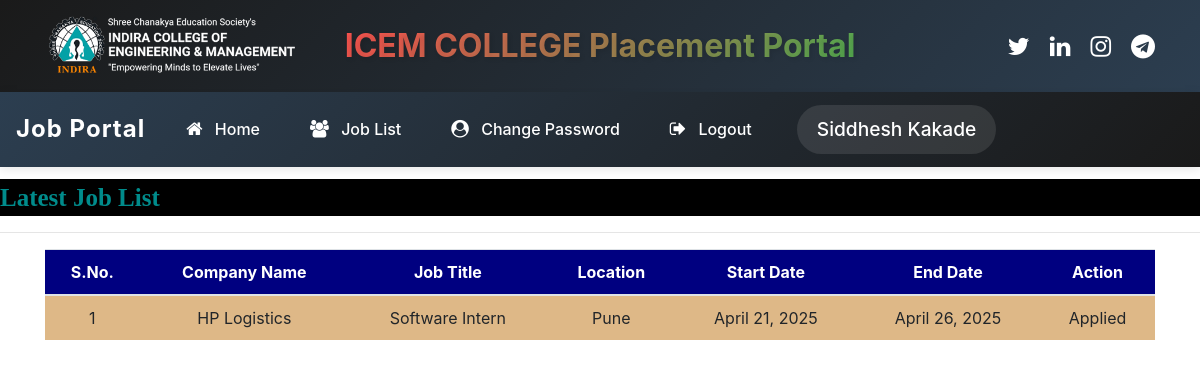
Screenshot of /user_latestjobs (signed in) with the database file from the repository.
### job/models.py (models this page shows, shortened)
class Job(models.Model):
    recruiter = models.ForeignKey(Recruiter,on_delete=models.CASCADE)
    start_date = models.DateField()
    end_date = models.DateField()
    title = models.CharField(max_length=100)
    salary= models.FloatField(max_length=20)
    image = models.FileField()
    description = models.CharField(max_length=300)
    experience = models.CharField(max_length=50)
    location = models.CharField(max_length=100)
    skills = models.CharField(max_length=100)
    creationdate = models.DateField()

class Recruiter(models.Model):
    user = models.ForeignKey(User,on_delete=models.CASCADE)
    mobile = models.CharField(max_length=15,null=True)
    image = models.FileField(null=True)
    gender = models.CharField(max_length=10,null=True)
    company= models.CharField(max_length=100,null=True)
    type = models.CharField(max_length=15,null=True)
    status = models.CharField(max_length=20, null=True)

### job/views.py (the view)
# urls.py: path('user_latestjobs',user_latestjobs,name="user_latestjobs"),
def user_latestjobs(request):
    job = Job.objects.all().order_by('-start_date')
    user = request.user
    student = StudentUser.objects.get(user=user)
    data = Apply.objects.filter(student=student)
    li=[]
    for i in data:
        li.append(i.job.id)
    d = {'job':job,'li':li}
    return render(request,'user_latestjobs.html',d)

### job/templates/user_latestjobs.html (shortened to what this page needs)
{% load static %}
{% block body %}
{% include 'user_navigation.html' %}
<marquee style = "font-family : 'Monotype Corsiva' ; font-size : 25px ; color : darkcyan ; background-color : black ; font-weight : bold ; margin-top:1%">
    Latest Job List
</marquee>
<hr>
<div class="container">
<table class="table table-hover" id="example">
    <thead>
    <tr style = "background-color : #000080 ; color : white">
        <th>S.No.</th>
        <th>Company Name</th>
        <th>Job Title</th>
         <th>Location</th>
        <th>Start Date</th>
        <th>End Date</th>
        <th>Action</th>
    </tr>
    </thead>
    <tbody>
    {% for i in job %}
    <tr style = "background-color : #DEB887">
        <td>{{forloop.counter}}</td>
        <td>{{i.recruiter.company}}</td>
        <td>{{i.title}}</td>
<td>{{i.location}}</td>
        <td>{{i.start_date}}</td>
        <td>{{i.end_date}}</td>
        {% if i.id in li %}
        <td>Applied</td>
        {% else %}
        <td><a href="{% url 'job_detail' i.id %}" class="btn btn-success btn-sm" >Apply</a>
        {% endif %}
    </tr>
    {% endfor %}
    </tbody>
</table>
</div>
{% endblock %}

### job/templates/user_navigation.html (shortened to what this page needs)
<html>
<head>
    {% load static %}
    <link rel="stylesheet" href="https://maxcdn.bootstrapcdn.com/bootstrap/4.5.2/css/bootstrap.min.css">
    <link rel="stylesheet" href="https://cdnjs.cloudflare.com/ajax/libs/font-awesome/4.7.0/css/font-awesome.min.css">
</head>
<body>
<div class="header-section">
    <div class="container">
        <div class="row align-items-center">
            <div class="col-md-3">
                <div class="logo-container">
                    <img src="{% static 'images/ICEM-Logo.png' %}" class="logo-img" alt="Job Portal Logo">
                </div>
            </div>
            <div class="col-md-6 text-center">
                <div class="college-title">
                    ICEM COLLEGE Placement Portal
                </div>
            </div>
            <div class="col-md-3">
                <div class="social-icons">
                    <a href="#" class="social-icon"><i class="fa fa-twitter"></i></a>
                    <a href="#" class="social-icon"><i class="fa fa-linkedin"></i></a>
                    <a href="#" class="social-icon"><i class="fa fa-instagram"></i></a>
                    <a href="#" class="social-icon"><i class="fa fa-telegram"></i></a>
                </div>
            </div>
        </div>
    </div>
</div>
<nav class="navbar navbar-expand-lg navbar-dark">
    <a class="navbar-brand" href="#">Job Portal</a>
    <div class="collapse navbar-collapse" id="navbarNav">
        <ul class="navbar-nav">
            <li class="nav-item">
                <a class="nav-link" href="{% url 'user_home' %}"><i class="fa fa-home"></i> Home</a>
            </li>
            <li class="nav-item">
                <a class="nav-link" href="{% url 'user_latestjobs' %}"><i class="fa fa-users"></i> Job List</a>
            </li>
            <li class="nav-item">
                <a class="nav-link" href="{% url 'change_passworduser' %}"><i class="fa fa-user-circle"></i> Change Password</a>
            </li>
            <li class="nav-item">
                <a class="nav-link" href="{% url 'Logout' %}"><i class="fa fa-sign-out"></i> Logout</a>
            </li>
        </ul>
        <div class="user-name">
            {{request.user.first_name}} {{request.user.last_name}}
        </div>
    </div>
</nav>
</body>
</html>

### job/templates/user_navigation.html (style rules this page uses)
.header-section { background: linear-gradient(135deg, #1a1a1a, #2c3e50); padding: 15px 0; box-shadow: 0 2px 10px rgba(0,0,0,0.1); }
.logo-container { display: flex; align-items: center; height: 100%; }
.logo-img { max-width: 100%; height: auto; transition: transform 0.3s ease; }
.college-title { font-weight: 700; font-size: 2rem; background: linear-gradient(135deg, #ff4d4d, #4CAF50); -webkit-background-clip: text; -webkit-text-fill-color: transparent; text-shadow: 2px 2px 4px rgba(0,0,0,0.1); }
.social-icons { display: flex; justify-content: flex-end; align-items: center; height: 100%; }
.social-icon { color: #fff; font-size: 1.5rem; margin-left: 20px; transition: all 0.3s ease; position: relative; }
.navbar { background: linear-gradient(135deg, #2c3e50, #1a1a1a) !important; padding: 0.8rem 1rem; box-shadow: 0 2px 10px rgba(0,0,0,0.1); }
.navbar-brand { font-size: 1.5rem !important; font-weight: 700; letter-spacing: 1px; color: #fff !important; transition: all 0.3s ease; position: relative; }
.navbar-brand::after { content: ''; position: absolute; bottom: -5px; left: 0; width: 0; height: 2px; background: #4CAF50; transition: width 0.3s ease; }
.nav-link { color: #fff !important; margin: 0 5px; padding: 10px 20px !important; border-radius: 30px; transition: all 0.3s ease; position: relative; font-weight: 500; }
.nav-link::before { content: ''; position: absolute; bottom: 0; left: 0; width: 0; height: 2px; background: #4CAF50; transition: width 0.3s ease; }
.nav-link i { margin-right: 8px; font-size: 1.1em; transition: transform 0.3s ease; }
.user-name { color: #fff; font-size: 1.2rem; font-weight: 500; margin-left: 20px; padding: 10px 20px; border-radius: 30px; background: rgba(255,255,255,0.1); }

### job/templates/user_latestjobs.html (style rules this page uses)
tr { text-align : center }

### rows the page displays
Job: recruiter.company "HP Logistics", title "Software Intern", location "Pune", start_date "April 21, 2025", end_date "April 26, 2025", shows "Applied"

### other values shown
{{ request.user.first_name }} "Siddhesh"
{{ request.user.last_name }} "Kakade"
